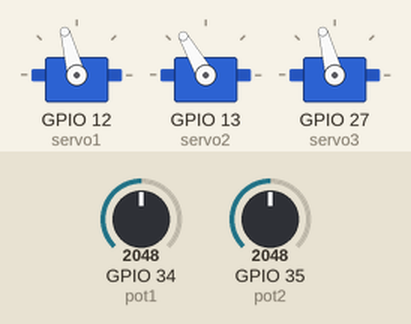
Simulated run of this program. Board: ESP32 board running MicroPython. On the bench: 3 × servo. Inputs (shaded band) come from the test bench; at power-on: GPIO 34 (pot1) = 2048, GPIO 35 (pot2) = 2048 (analog values on the 0–4095 scale). Servo angles are drawn from the pulse width (0.5 ms = 0°, 2.5 ms = 180°).

Above: at 1.2 s.
1.3 s: GPIO 34 (pot1) set to 2866
At 1.6 s:
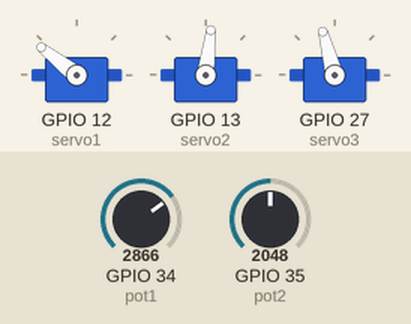
2.8 s: GPIO 35 (pot2) set to 2866
At 3.7 s:
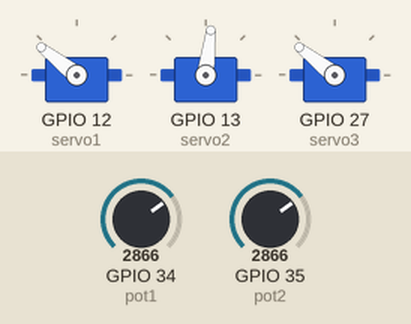
4.3 s: GPIO 34 (pot1) set to 3603
At 5.1 s:
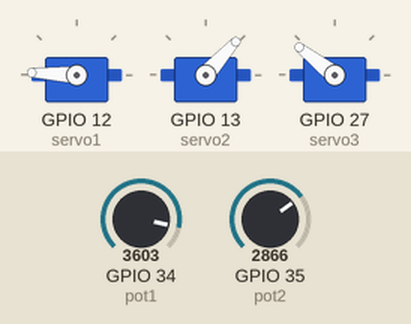
5.8 s: GPIO 35 (pot2) set to 3603
At 7.0 s:
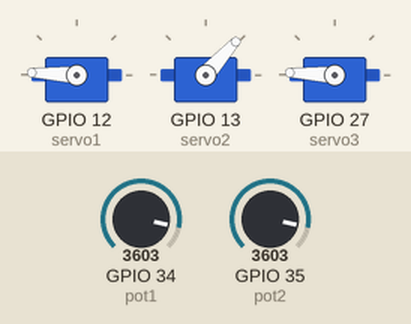
7.3 s: GPIO 34 (pot1) set to 4095
At 8.5 s:
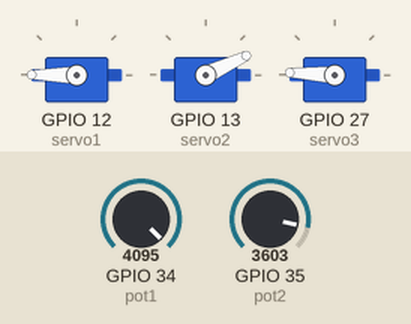
8.8 s: GPIO 35 (pot2) set to 4095
At 9.5 s:
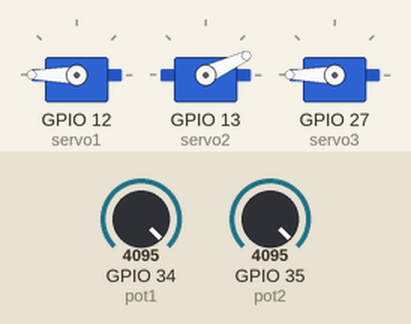
Timing chart, 0 to 11.3 s (numbered marks = the images above; inputs shaded):
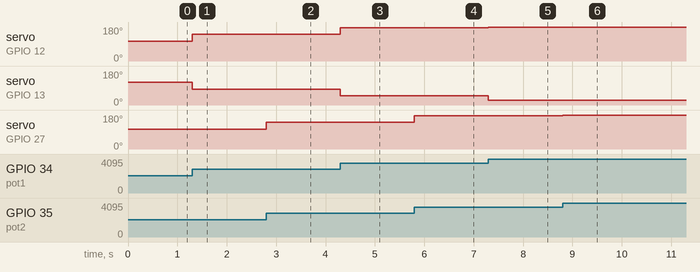

The program:

balance_game.py
```python
import machine
import time

SERVO1_PIN = 12
SERVO2_PIN = 13
SERVO3_PIN = 27
POT1_PIN = 34 # can be any ADC capable pin
POT2_PIN = 35

servo_min = 30 # duty level for 0 degrees
servo_max = 140 # duty level for 180 degrees

servo1 = machine.PWM(machine.Pin(SERVO1_PIN), freq=0, duty=0) # left base servo
servo2 = machine.PWM(machine.Pin(SERVO2_PIN), freq=0, duty=0) # right base servo
servo3 = machine.PWM(machine.Pin(SERVO3_PIN), freq=0, duty=0) # top servo

pot1 = machine.ADC(machine.Pin(POT1_PIN)) # controls both base servos
pot1.atten(machine.ADC.ATTN_11DB) # full range: 3.3V
pot1.width(machine.ADC.WIDTH_12BIT) # default, highest resolution, range: 0 to 4095

pot2 = machine.ADC(machine.Pin(POT2_PIN)) # controls the top servo
pot2.atten(machine.ADC.ATTN_11DB)
pot2.width(machine.ADC.WIDTH_12BIT)

# turns the servos on
servo1.freq(50)
servo2.freq(50)
servo3.freq(50)

# continuously update servos' position to match potentiometers
while True:
    # variables for base motors
    pot1_angle = pot1.read() * 180 / 4095 # scales raw pot. output from 4095 to 180
    servo1_duty = (pot1_angle * 11/18) + 30 # adjusts variable from 0-180 scale, to 30-140 scale
    servo2_duty = 180 - servo1_duty # mirrors the angle of servo 1

    # variables for top motor
    pot2_angle = pot2.read() * 180 / 4095
    servo3_duty = (pot2_angle * 11/18) + 30

    # sets all the servos to the desired position
    servo1.duty(int(servo1_duty))
    servo2.duty(int(servo2_duty))
    servo3.duty(int(servo3_duty))
```

Measured:
- after the input at 1.3 s, servo on GPIO 12 (servo1): 105° → 142° at once; servo on GPIO 13 (servo2): 120° → 83° at once
- after the input at 2.8 s, servo on GPIO 27 (servo3): 105° → 142° at once
- after the input at 4.3 s, servo on GPIO 12 (servo1): 142° → 177° at once; servo on GPIO 13 (servo2): 83° → 48° at once
- after the input at 5.8 s, servo on GPIO 27 (servo3): 142° → 177° at once
- after the input at 7.3 s, servo on GPIO 12 (servo1): 177° → 180° at once; servo on GPIO 13 (servo2): 48° → 25° at once
- after the input at 8.8 s, servo on GPIO 27 (servo3): 177° → 180° at once
